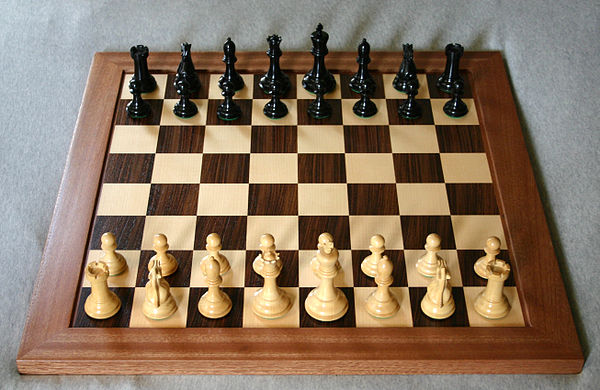
#> input picture ImageProcessing/ComputerVis_Examples/cornerDetection/src/real_chessboard.jpg, 600 x 390 px, given in place of kopek.jpg, which was not available
$ jupyter execute BLENDING_PASTING.ipynb   (shell and % lines are left out)   (text cells are left out)
#> lines starting #> are read from the running program, lines starting #| are printed output that depends on the picture; after the words box and inside, x2 and y2 are one past the last pixel; in counts of white or black regions, pixels touching at a corner belong together; pictures that were not available may be replaced by others from this repository, and a replacement may not be noted
[cell 1]
#gerekli kütüphanelerimizi aktarıyoruz
import cv2
import matplotlib.pyplot as plt
import numpy as np

img1 = cv2.imread("d:CV_WithPython/DATA/kopek.jpg")  #resimlerimizi diskten alıyoruz
#> img1 is the input picture: shape (390, 600, 3); mean B, G, R 98.1, 117.7, 137.5
img2 = cv2.imread("d:CV_WithPython/DATA/warning.jpg")
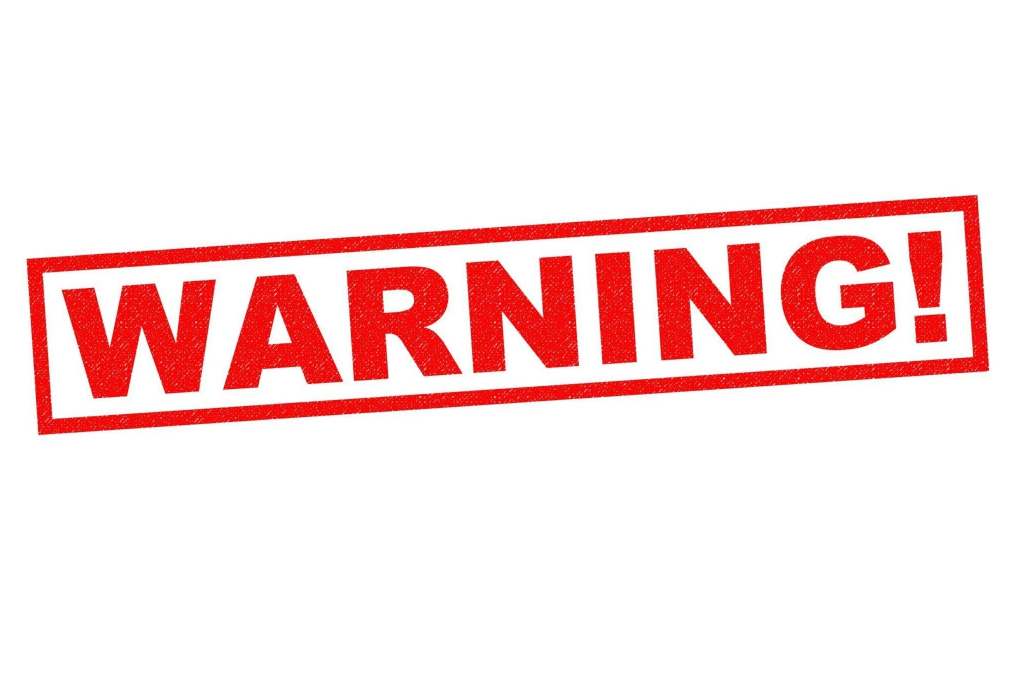
#> input picture ImageProcessing/ComputerVis_Examples/blendingAndPasting/src/warning.jpg, 2020 x 1372 px, found by its file name (shown at 1/2 size)
#> img2 is the input picture: shape (1372, 2020, 3); mean B, G, R 222.7, 222.9, 251.4


img1_rgb = cv2.cvtColor(img1,cv2.COLOR_BGR2RGB)  #resimlerimizi bgr formatından rgb formatına çeviriyoruz
img2_rgb = cv2.cvtColor(img2,cv2.COLOR_BGR2RGB)

img1_rgb = cv2.resize(img1_rgb,(1200,1200))       #üst üste yapıştırmamız için aynı boyutta olmaları gerek
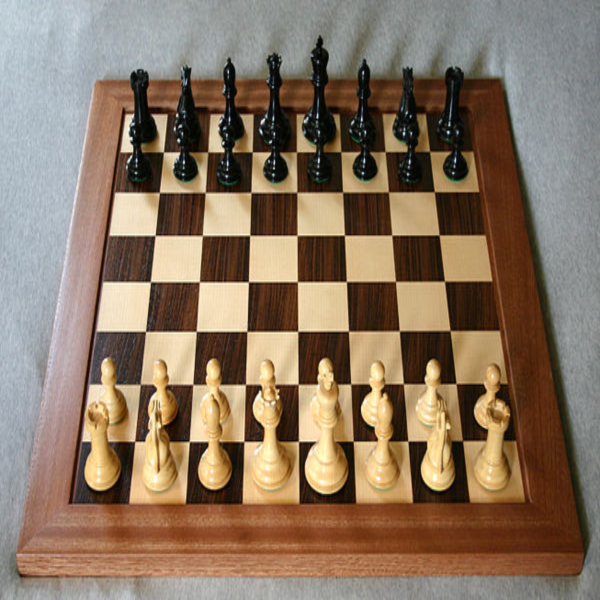
#> img1_rgb: shape (1200, 1200, 3) (shown at 1/2 size); mean R, G, B 137.4, 117.6, 98
img2_rgb = cv2.resize(img2_rgb,(1200,1200))
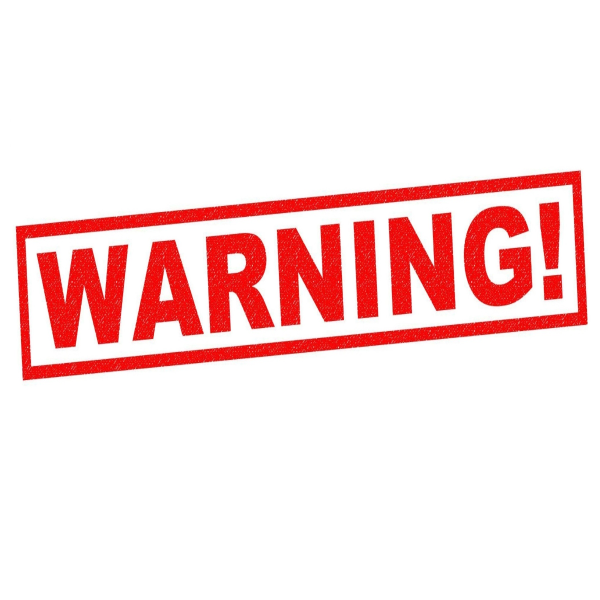
#> img2_rgb: shape (1200, 1200, 3) (shown at 1/2 size); mean R, G, B 251.3, 222.9, 222.7

blended = cv2.addWeighted(img1_rgb,0.5,img2_rgb,0.5,gamma=0)  #2. ve 4. değer hangi resmin daha baskın olacağını belirleyen parametreler
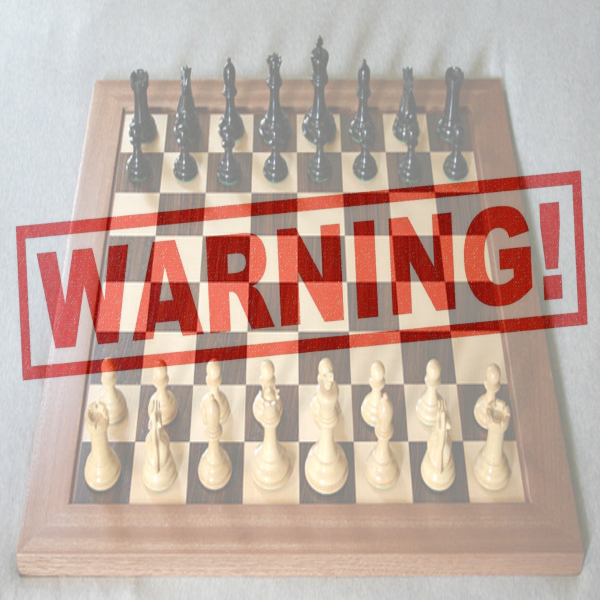
#> blended: shape (1200, 1200, 3) (shown at 1/2 size); mean R, G, B 194.4, 170.2, 160.3
plt.imshow(blended)

img2 = cv2.cvtColor(img2,cv2.COLOR_RGB2GRAY)
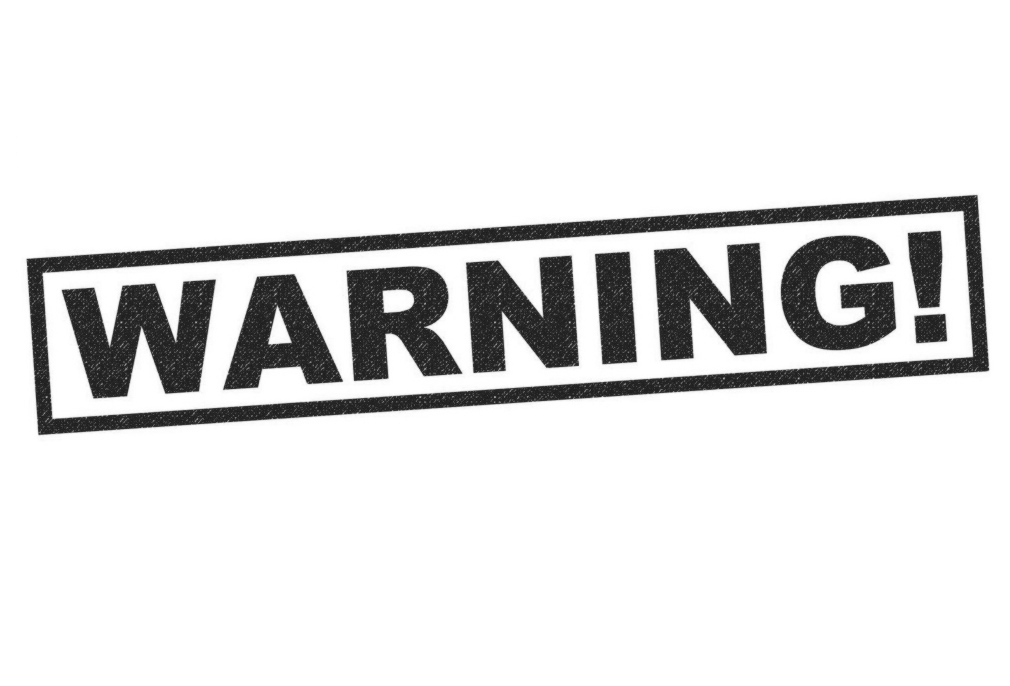
#> img2: shape (1372, 2020) (shown at 1/2 size); min 20, max 255, mean 226.1

plt.imshow(img2,cmap="gray")
mask_inv = cv2.bitwise_not(img2) #beyazları siyah siyahları beyaz yaptık
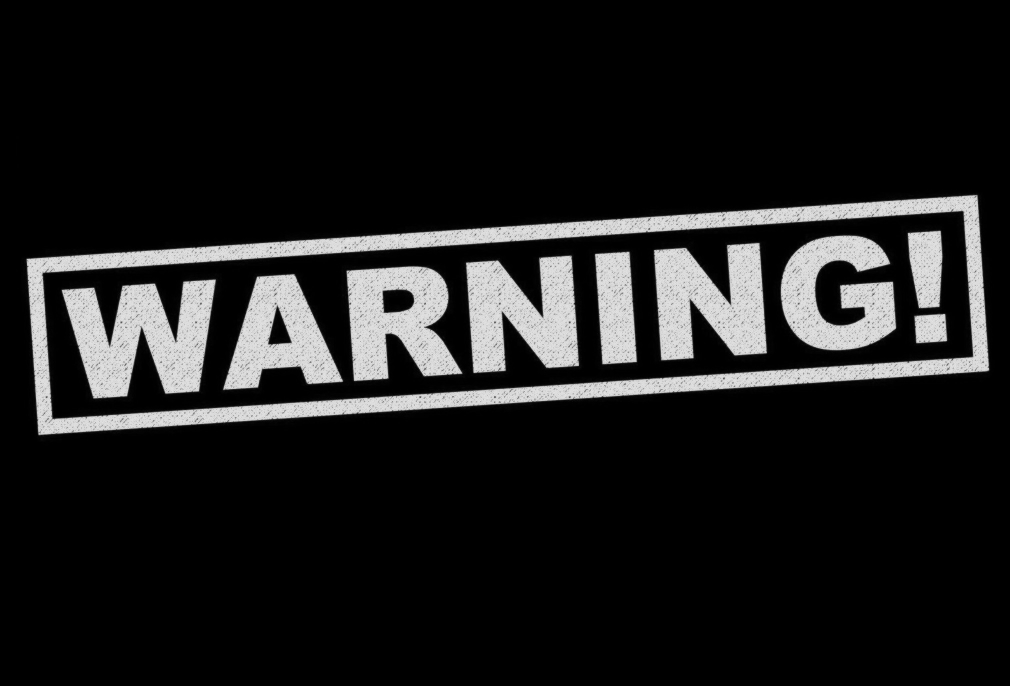
#> mask_inv: shape (1372, 2020) (shown at 1/2 size); min 0, max 235, mean 28.9
#print (mask_inv.shape)
plt.imshow(mask_inv,"gray")
white_background = np.full((1372,2020,3),(255,255,255),dtype=np.uint8) #1372' 2020 olan 3 boyutlu beyaz bir resim oluşturuyoruz

bk = cv2.bitwise_or(white_background,white_background,mask=mask_inv)
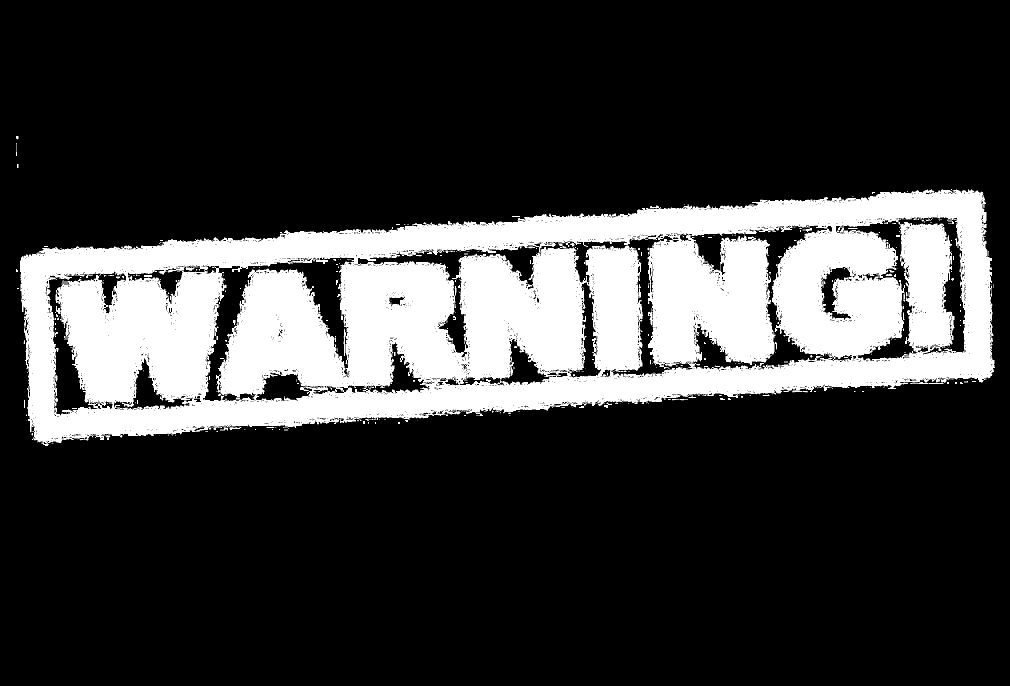
#> bk: shape (1372, 2020, 3) (shown at 1/2 size); 22.1% white; 412 white regions (360 under 20 px), largest, box (x1, y1, x2, y2) and area: (40, 379, 1990, 892) 607903, (1605, 456, 1624, 465) 71, (1208, 806, 1224, 816) 65
#> white_background: shape (1372, 2020, 3); every value is 255
plt.imshow(bk)

print(mask_inv.shape)
#| (1372, 2020)
